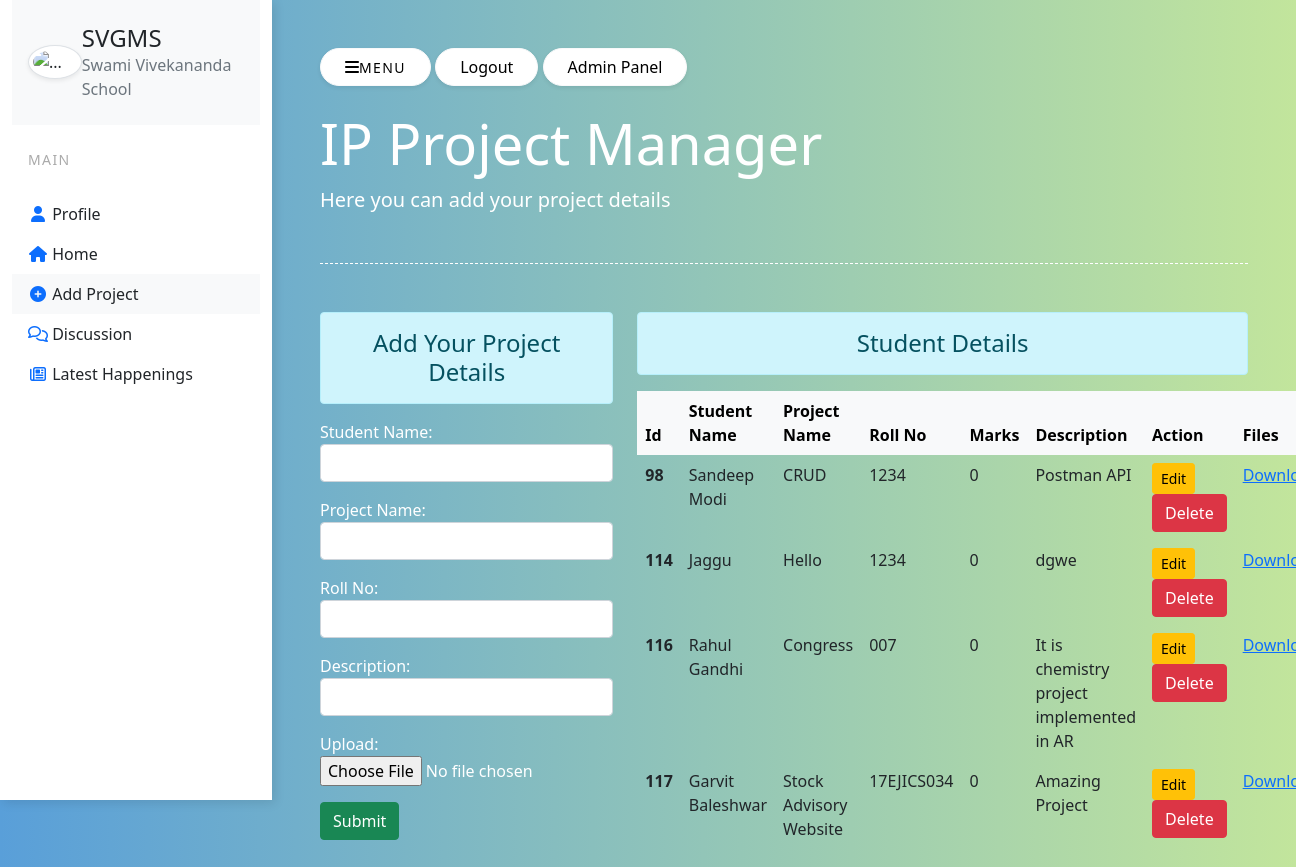
Page /project (signed in) on the earlier database version.
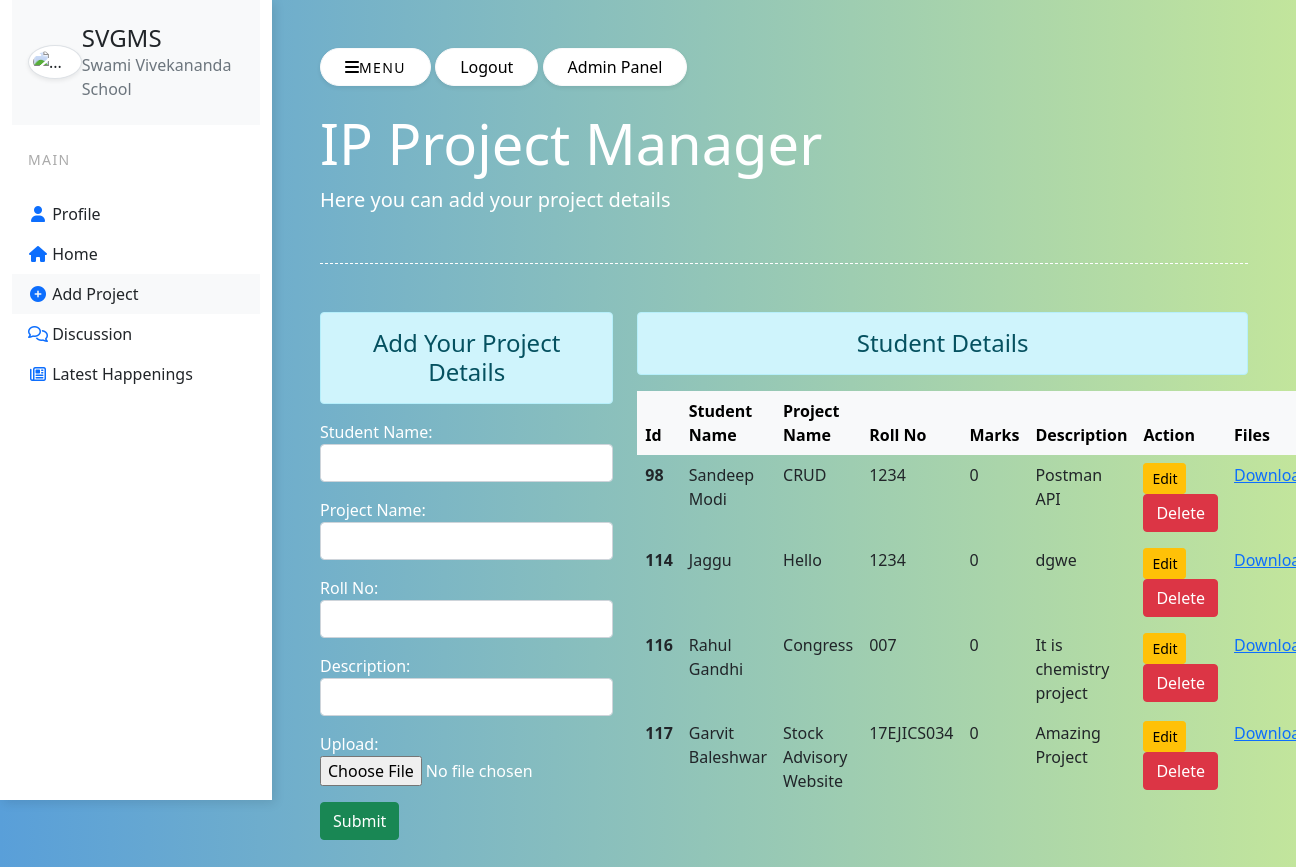
Same page on the later database version.
### register/models.py (models this page shows)
class MUser(models.Model):
    Student_Name = models.CharField(max_length=70)
    Project_Name = models.CharField(max_length=70)
    Roll_No = models.CharField(max_length=10)
    Description = models.TextField()
    Upload = models.FileField(null=True)
    Marks = models.CharField(max_length=3,default='0', editable=True)

### register/views.py (the view)
# urls.py: path('project', views.add_show, name="add&show"),
def add_show(request):
    if request.user.is_authenticated:
        if request.method == 'POST':
            fm = ProjectRegistration(request.POST, request.FILES)
            if fm.is_valid():
                '''snm = fm.cleaned_data['Student_Name']
                pnm = fm.cleaned_data['Project_Name']
                rno = fm.cleaned_data['Roll_No']
                Des = fm.cleaned_data['Description']
                reg = data(Student_Name = snm, Project_Name=pnm, Roll_No=rno, Description=Des)'''
                fm.save()
                fm = ProjectRegistration()
            return HttpResponseRedirect('project')
        else:
            fm = ProjectRegistration()
        stud = data.objects.all()
        return render(request, 'register/add&show.html', {'form':fm, 'stu':stud})
    else:
        return HttpResponseRedirect('/logout/')

### register/forms.py
class ProjectRegistration(forms.ModelForm):
    class Meta:
         model = MUser
         fields = ['Student_Name', 'Project_Name','Roll_No', 'Description','Upload']
         widgets = {
             'Student_Name' : forms.TextInput(attrs={'class':'form-control'}),
             'Project_Name' : forms.TextInput(attrs={'class':'form-control'}),
             'Roll_No' : forms.TextInput(attrs={'class':'form-control'}),
             'Description' : forms.TextInput(attrs={'class':'form-control'}),
             'Marks' : forms.HiddenInput(),
         }

### register/templates/register/add&show.html (shortened to what this page needs)
{% extends 'register/base.html' %} {% block content %}
<div class="row">
    <div class="col-sm-4">
        <h4 class="text-center alert alert-info">Add Your Project Details</h4>
        <form action="" method="POST" enctype="multipart/form-data">
            {% csrf_token %} {{form.as_p}}
            <input type="submit" href="{% url 'add&show'%}" class="btn btn-success" value="Submit">
        </form>
    </div>
    <div class="col-sm-8">
        <h4 class="text-center alert alert-info">Student Details</h4>
        {% if stu %}
        <table class="table table-borderless table-hover mt-2">
            <thead class="table-light">
                <tr>
                    <th scope="col">Id</th>
                    <th scope="col">Student Name</th>
                    <th scope="col">Project Name</th>
                    <th scope="col">Roll No</th>
                    <th scope="col">Marks</th>
                    <th scope="col">Description</th>
                    {% if user.is_superuser %}
                    <th scope="col">Action</th>
                    <th scope="col">Files</th>
                    {% endif %}
                </tr>
            </thead>
            <tbody>
                {% for s in stu %}
                <tr>
                    <th scope="row">{{s.id}}</th>
                    <td>{{ s.Student_Name }}</td>
                    <td>{{ s.Project_Name }}</td>
                    <td>{{ s.Roll_No }}</td>
                    <td>{{ s.Marks }}</td>
                    <td>{{ s.Description }}</td>
                    <td>
                        {% if user.is_superuser %}
                        <a href="{% url 'updatedata' s.id %}" class="btn btn-warning btn-sm">Edit</a>
                        <form action="{% url 'deletedata' s.id %}" method="post" class="d-inline">
                            <input type="submit" class="btn btn-danger" value="Delete">
                        </form>
                        {% endif %}
                    </td>
                    {% if user.is_superuser %}
                    <td><a href="/media/{{s.Upload}}">Download</a></td>
                    {% endif %}
                </tr>
                {% endfor %}
            </tbody>
        </table>
        {% else %}
        <h4 class="text-center alert alert-warning">No Records</h4>
        {% endif %}
    </div>
</div>
{% endblock content %}

Differences in the rows shown:
changed MUser "Rahul Gandhi": Description "It is chemistry project implemented in AR" → "It is chemistry project"
